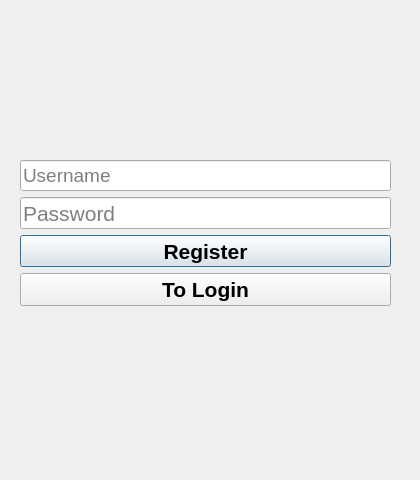
<?xml version="1.0" encoding="UTF-8"?>
<ui version="4.0">
 <class>login</class>
 <widget class="QDialog" name="login">
  <property name="geometry">
   <rect>
    <x>0</x>
    <y>0</y>
    <width>420</width>
    <height>480</height>
   </rect>
  </property>
  <property name="windowTitle">
   <string>Register</string>
  </property>
  <widget class="QWidget" name="verticalLayoutWidget">
   <property name="geometry">
    <rect>
     <x>20</x>
     <y>160</y>
     <width>371</width>
     <height>146</height>
    </rect>
   </property>
   <layout class="QVBoxLayout" name="verticalLayout">
    <item>
     <widget class="QLineEdit" name="username">
      <property name="font">
       <font>
        <pointsize>14</pointsize>
       </font>
      </property>
      <property name="placeholderText">
       <string>Username</string>
      </property>
     </widget>
    </item>
    <item>
     <widget class="QLineEdit" name="password">
      <property name="font">
       <font>
        <pointsize>16</pointsize>
       </font>
      </property>
      <property name="echoMode">
       <enum>QLineEdit::Password</enum>
      </property>
      <property name="placeholderText">
       <string>Password</string>
      </property>
     </widget>
    </item>
    <item>
     <widget class="QPushButton" name="registerBtn">
      <property name="font">
       <font>
        <pointsize>16</pointsize>
        <weight>75</weight>
        <bold>true</bold>
       </font>
      </property>
      <property name="styleSheet">
       <string notr="true"/>
      </property>
      <property name="text">
       <string>Register</string>
      </property>
     </widget>
    </item>
    <item>
     <widget class="QPushButton" name="toLoginBtn">
      <property name="font">
       <font>
        <pointsize>16</pointsize>
        <weight>75</weight>
        <bold>true</bold>
       </font>
      </property>
      <property name="styleSheet">
       <string notr="true"/>
      </property>
      <property name="text">
       <string>To Login</string>
      </property>
     </widget>
    </item>
   </layout>
  </widget>
 </widget>
 <resources/>
 <connections/>
</ui>
